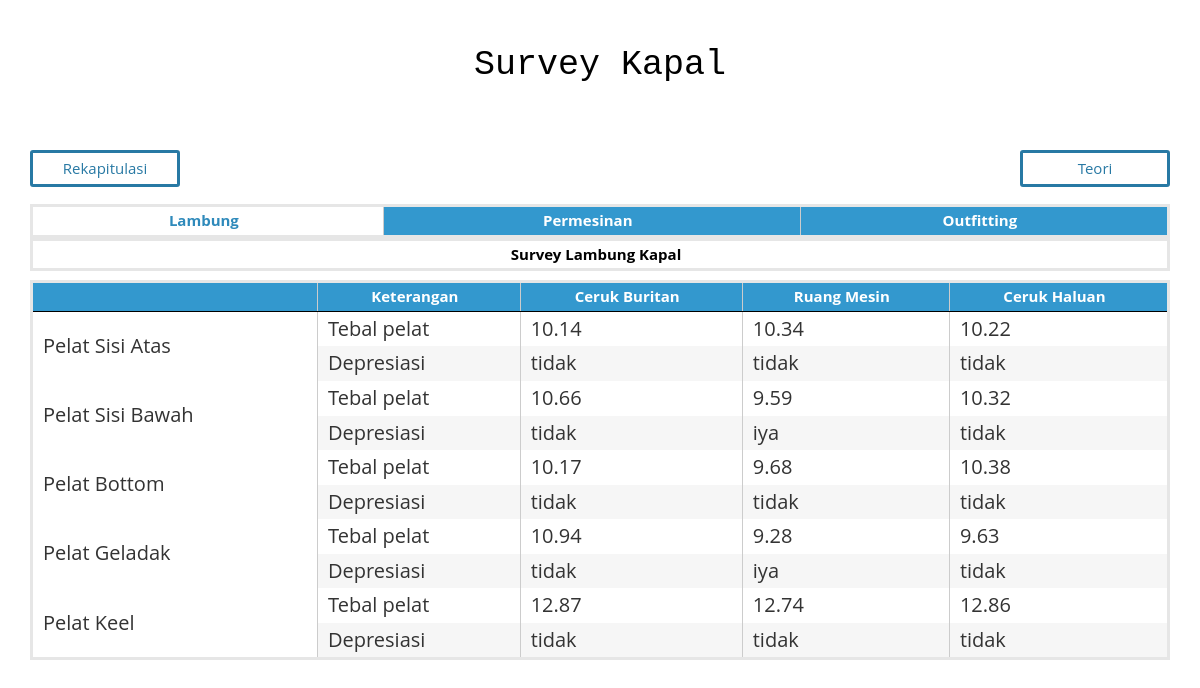
/home/survey_lambung_kapal, run on the app's committed database.
### tables this page shows
CREATE TABLE `survey_lambung_kapal` (
  `id` int(11) NOT NULL AUTO_INCREMENT,
  `pelat` varchar(255) DEFAULT NULL,
  `nama_bagian` varchar(255) DEFAULT NULL,
  `tebal` float DEFAULT NULL,
  `depresiasi` varchar(255) DEFAULT NULL,
  PRIMARY KEY (`id`)
);

### application/controllers/home.php (called while the page is built, shortened)
<?php
class Home extends CI_Controller {
	public function survey_lambung_kapal()
	{
		$this->load->view('surveykapal/survey_lambung_kapal');
	}
}

### index.php (called while the page is built, shortened)
<?php
require_once BASEPATH.'core/CodeIgniter.php';

### application/views/surveykapal/survey_lambung_kapal.php (the view, shortened to what this page needs)
<!DOCTYPE html>
<html lang="en">
<head>
    <link href="<?php echo base_url(); ?>assets/blocks/css/bootstrap.css" rel="stylesheet">
    <link href="<?php echo base_url(); ?>assets/blocks/css/main.css" rel="stylesheet">
    <link href="<?php echo base_url(); ?>assets/blocks/css/table.css" rel="stylesheet">
</head>
<body style="font-size:20px;">
  	<div class="container">
	<div class="row">
		<div class="col-sm-12 col-lg-12">
			<div class="judul-konten">
				<p>Survey Kapal</p>
			</div>
			<a href="<?php echo base_url(); ?>home/rekapitulasi_hasil_survey" class="rekap col-md-6">Rekapitulasi</a>
			<a class="rekap col-md-6" style="float:right;" href="<?php echo base_url(); ?>home/teori_kondisi_kapal">Teori</a>
			<table class="display">
	          	<thead>
	            <tr>
	              <th style="background-color: #FFFFFF;"><a style="color: #2F8ABB;" href="<?php echo base_url(); ?>home/survey_lambung_kapal">Lambung</a></th>
	              <th><a href="<?php echo base_url(); ?>home/survey_permesinan_kapal">Permesinan</a></th>
	              <th><a href="<?php echo base_url(); ?>home/survey_outfitting_kapal">Outfitting</a></th>
	            </tr>
	        	</thead>
	        </table>
	        <table class="display" style="margin-bottom:-20px;">
	          <thead>
	            <tr>
	              <th style="background-color:white;color:black;">Survey Lambung Kapal</th>
	            </tr>
	          </thead>
	        </table>
	        <table class="display">
	          <thead>
	            <tr>
	              <th></th>
	              <th>Keterangan</th>
	              <th>Ceruk Buritan</th>
	              <th>Ruang Mesin</th>
	              <th>Ceruk Haluan</th>
	           	</tr>
	          </thead>
	          <tbody>
	          <?php
				for ($id=1; $id<=5 ; $id++) {
				$row = $this->db->get_where('survey_lambung_kapal', array('id' => $id*3))->row();
				echo "<tr class='odd'>";
				echo "<td rowspan='2'>".$row->pelat."</td>";
				echo "<td>Tebal pelat</td>";
				$row = $this->db->get_where('survey_lambung_kapal', array('id' => (3*$id)-2))->row();
				echo "<td>".$row->tebal."</td>";
				$row = $this->db->get_where('survey_lambung_kapal', array('id' => (3*$id)-1))->row();
				echo "<td>".$row->tebal."</td>";
				$row = $this->db->get_where('survey_lambung_kapal', array('id' => (3*$id)-0))->row();
				echo "<td>".$row->tebal."</td></tr>";
				echo "<tr class='even'>";
				echo "<td>Depresiasi</td>";
				$row = $this->db->get_where('survey_lambung_kapal', array('id' => (3*$id)-2))->row();
				echo "<td>".$row->depresiasi."</td>";
				$row = $this->db->get_where('survey_lambung_kapal', array('id' => (3*$id)-1))->row();
				echo "<td>".$row->depresiasi."</td>";
				$row = $this->db->get_where('survey_lambung_kapal', array('id' => (3*$id)-0))->row();
				echo "<td>".$row->depresiasi."</td></tr>";
				}
	          ?>
			 <br>
</body>
</html>

### assets/blocks/css/main.css (style rules this page uses)
body { background:white; font-family: 'Open Sans', sans-serif; }
a { color: #3398CE; text-decoration: none; }

### assets/blocks/css/table.css (style rules this page uses)
.rekap { text-align:center; display:block; width:150px; font-size: 15px; text-decoration:none; color:#2879A4; padding:5px; background-color:white; border-radius:3px; margin-bottom:17px; border-color: black; border:3px; border-style: solid; font-style: bold; }
body { background-color:white; }
table { border: 3px; border-style: solid; border-color: #E6E6E6; border-radius: 40px; }
table tr th a { color: white; height: 100%; width: 100%; }
table thead tr { background:#3398CE; height: 30px; }
table thead th { border-right: 1px solid #ccc; color: white; font-size: 15px; text-align: center; }
table thead th:last-of-type { border-right: none; }
table tbody { border-top: 1px solid #bbb; border-bottom: 1px solid #bbb; }
table tr.odd { background-color: #fff; }
table tr.even { background-color: #f6f6f6; }
table td { padding: 8px 10px; border-right: 1px solid #ccc; }
.display { width: 100%; }
table.display { margin: 0 auto; clear: both; width: 100%; }
table.display thead th { padding: 3px 18px 3px 10px; border-bottom: 1px solid black; font-weight: bold; cursor: pointer; * cursor: hand; }
table.display td { padding: 3px 10px; }
tr.odd { background-color: #E2E4FF; }
tr.even { background-color: white; }

### data on the page
survey_lambung_kapal: pelat "Pelat Sisi Atas", tebal "10.22", depresiasi "tidak"
survey_lambung_kapal: tebal "10.14", depresiasi "tidak"
survey_lambung_kapal: tebal "10.34", depresiasi "tidak"
survey_lambung_kapal: pelat "Pelat Sisi Bawah", tebal "10.32", depresiasi "tidak"
survey_lambung_kapal: tebal "10.66", depresiasi "tidak"
survey_lambung_kapal: tebal "9.59", depresiasi "iya"
survey_lambung_kapal: pelat "Pelat Bottom", tebal "10.38", depresiasi "tidak"
survey_lambung_kapal: tebal "10.17", depresiasi "tidak"
survey_lambung_kapal: tebal "9.68", depresiasi "tidak"
survey_lambung_kapal: pelat "Pelat Geladak", tebal "9.63", depresiasi "tidak"
survey_lambung_kapal: tebal "10.94", depresiasi "tidak"
survey_lambung_kapal: tebal "9.28", depresiasi "iya"
survey_lambung_kapal: pelat "Pelat Keel", tebal "12.86", depresiasi "tidak"
survey_lambung_kapal: tebal "12.87", depresiasi "tidak"
survey_lambung_kapal: tebal "12.74", depresiasi "tidak"
